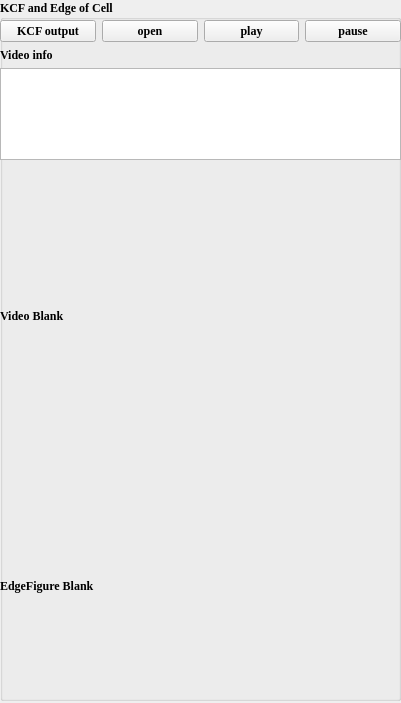
    <widget class="QWidget" name="EdgeDetectCell">
     <property name="geometry">
      <rect>
       <x>0</x>
       <y>0</y>
       <width>401</width>
       <height>703</height>
      </rect>
     </property>
     <attribute name="label">
      <string>4.EdgeDetectCell</string>
     </attribute>
     <widget class="QGroupBox" name="groupBox_3">
      <property name="geometry">
       <rect>
        <x>0</x>
        <y>0</y>
        <width>401</width>
        <height>701</height>
       </rect>
      </property>
      <property name="font">
       <font>
        <family>Times New Roman</family>
        <weight>75</weight>
        <bold>true</bold>
       </font>
      </property>
      <property name="title">
       <string>KCF and Edge of Cell</string>
      </property>
      <widget class="QWidget" name="gridLayoutWidget">
       <property name="geometry">
        <rect>
         <x>0</x>
         <y>20</y>
         <width>401</width>
         <height>140</height>
        </rect>
       </property>
       <property name="font">
        <font>
         <family>等线</family>
         <weight>75</weight>
         <bold>true</bold>
        </font>
       </property>
       <layout class="QGridLayout" name="gridLayout">
        <item row="0" column="0">
         <layout class="QHBoxLayout" name="horizontalLayout">
          <item>
           <widget class="QPushButton" name="KCFbnt">
            <property name="font">
             <font>
              <family>Times New Roman</family>
              <weight>75</weight>
              <bold>true</bold>
             </font>
            </property>
            <property name="text">
             <string>KCF output</string>
            </property>
           </widget>
          </item>
          <item>
           <widget class="QPushButton" name="pushButton_open">
            <property name="font">
             <font>
              <family>Times New Roman</family>
              <weight>75</weight>
              <bold>true</bold>
             </font>
            </property>
            <property name="text">
             <string>open</string>
            </property>
           </widget>
          </item>
          <item>
           <widget class="QPushButton" name="pushButton_play">
            <property name="font">
             <font>
              <family>Times New Roman</family>
              <weight>75</weight>
              <bold>true</bold>
             </font>
            </property>
            <property name="text">
             <string>play</string>
            </property>
           </widget>
          </item>
          <item>
           <widget class="QPushButton" name="pushButton_pause">
            <property name="font">
             <font>
              <family>Times New Roman</family>
              <weight>75</weight>
              <bold>true</bold>
             </font>
            </property>
            <property name="text">
             <string>pause</string>
            </property>
           </widget>
          </item>
         </layout>
        </item>
        <item row="1" column="0">
         <widget class="QLabel" name="label_info">
          <property name="font">
           <font>
            <family>Times New Roman</family>
            <weight>75</weight>
            <bold>true</bold>
           </font>
          </property>
          <property name="text">
           <string>Video info</string>
          </property>
         </widget>
        </item>
        <item row="2" column="0">
         <widget class="QTextBrowser" name="textBrowser_info">
          <property name="font">
           <font>
            <family>等线</family>
            <weight>75</weight>
            <bold>true</bold>
           </font>
          </property>
         </widget>
        </item>
       </layout>
      </widget>
      <widget class="QLabel" name="label_image">
       <property name="geometry">
        <rect>
         <x>0</x>
         <y>160</y>
         <width>391</width>
         <height>311</height>
        </rect>
       </property>
       <property name="font">
        <font>
         <family>Times New Roman</family>
         <weight>75</weight>
         <bold>true</bold>
        </font>
       </property>
       <property name="text">
        <string>Video Blank</string>
       </property>
      </widget>
      <widget class="QLabel" name="label_test">
       <property name="geometry">
        <rect>
         <x>0</x>
         <y>470</y>
         <width>391</width>
         <height>231</height>
        </rect>
       </property>
       <property name="font">
        <font>
         <family>Times New Roman</family>
         <weight>75</weight>
         <bold>true</bold>
        </font>
       </property>
       <property name="text">
        <string>EdgeFigure Blank</string>
       </property>
      </widget>
     </widget>
    </widget>
